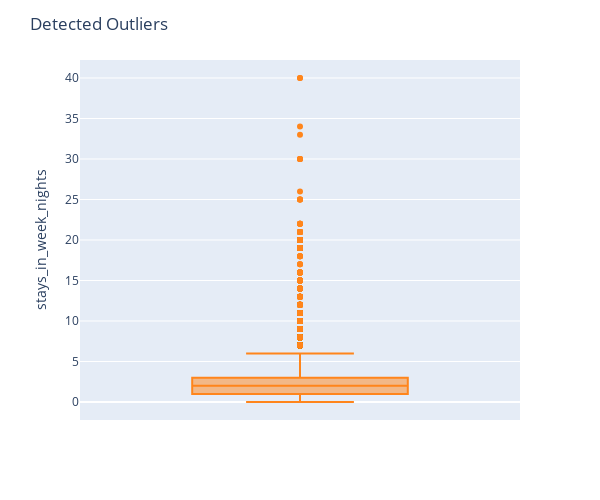

This figure's notebook cell:
### Code cell
# import plotly module for drawing box plot of outliers
import plotly.express as px 

# create figure of box plot by 'stays_in_week_nights' column 
fig = px.box(df, y='stays_in_week_nights') 

# adding marker color to our chart
fig.update_traces(marker_color='#FF851B')

# adding the width, height and title features to our chart
fig.update_layout(autosize=False, width=600, height=500, title='Detected Outliers') 

# save boxplot
plt.savefig("outliers_boxplot.jpg")

# showing the chart
fig.show()

### Figure 1 — Plotly figure (JSON) as saved in the notebook; plotly's stock layout.template omitted (floating-point values rounded to 4 significant figures; data arrays with more than 128 entries replaced by an {"elided": "..."} marker saying what was removed)
{"data": [{"alignmentgroup": "True", "hovertemplate": "stays_in_week_nights=%{y}<extra></extra>", "legendgroup": "", "marker": {"color": "#FF851B"}, "name": "", "notched": false, "offsetgroup": "", "orientation": "v", "showlegend": false, "type": "box", "x0": " ", "xaxis": "x", "y": {"elided": "102722 int values"}, "y0": " ", "yaxis": "y"}], "layout": {"autosize": false, "boxmode": "group", "height": 500, "legend": {"tracegroupgap": 0}, "margin": {"t": 60}, "title": {"text": "Detected Outliers"}, "width": 600, "xaxis": {"anchor": "y", "domain": [0, 1]}, "yaxis": {"anchor": "x", "domain": [0, 1], "title": {"text": "stays_in_week_nights"}}}}
